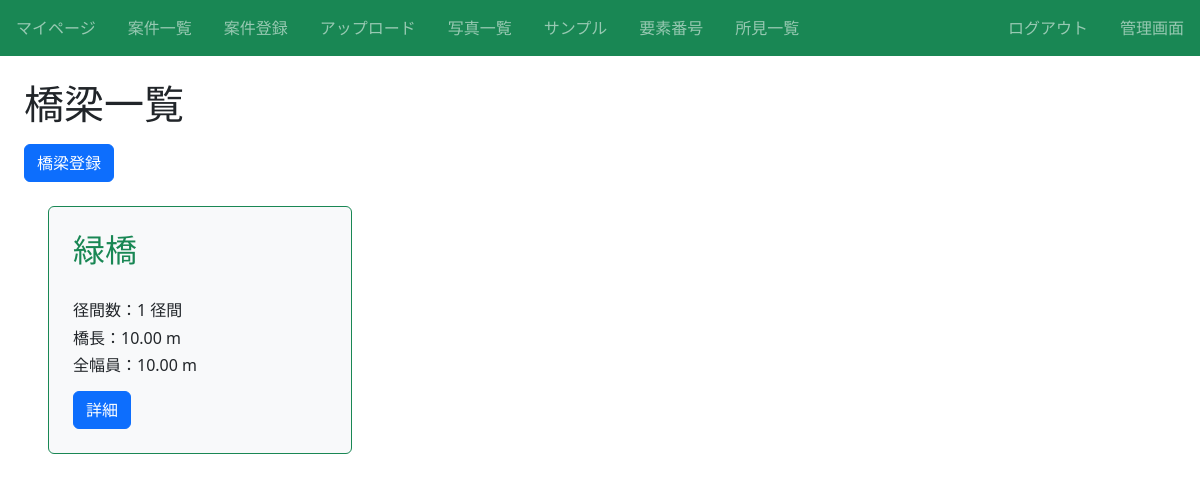
The page /article/4/infra/ (signed in) on the database as committed earlier.
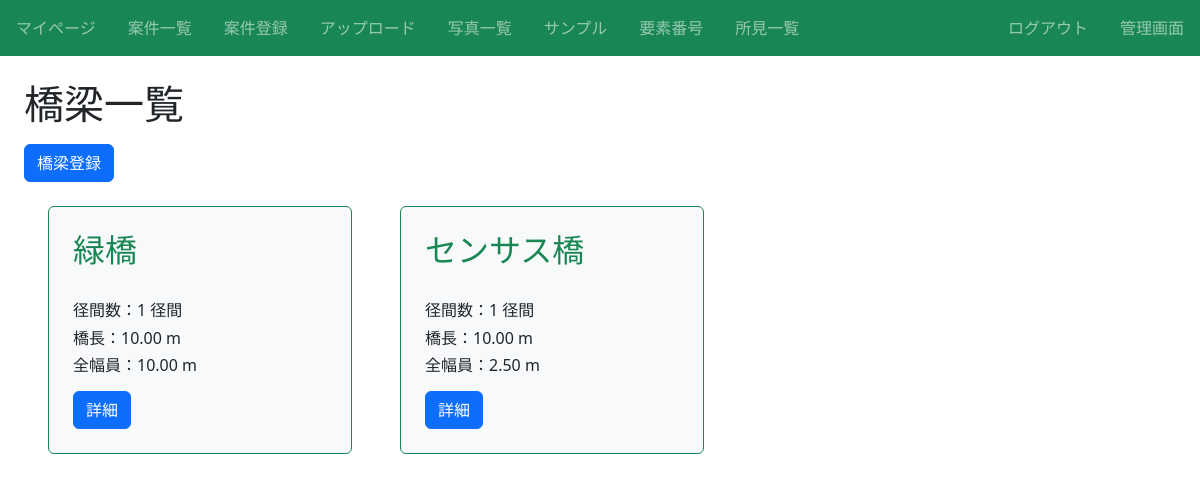
The same page on the database as committed later.
### infra/models.py (models this page shows, shortened)
class Infra(models.Model):
  title = models.CharField(max_length=100)# 橋名
  径間数 = models.IntegerField()# 径間数
  橋長 = models.DecimalField(max_digits=10, decimal_places=2)# 橋長(最大桁数10桁、小数点以下2桁)
  全幅員 = models.DecimalField(max_digits=10, decimal_places=2)# 全幅員(最大桁数10桁、小数点以下2桁)
  路線名 = models.CharField(max_length=50)# 路線名
  latitude = models.CharField(max_length=50, blank=True)# 緯度
  longitude = models.CharField(max_length=50, blank=True)# 経度
  橋梁コード = models.CharField(max_length=50, blank=True)# 橋梁コード
  活荷重 = models.ManyToManyField(LoadWeight)# 活荷重
  等級 = models.ManyToManyField(LoadGrade)# 等級
  適用示方書 = models.ManyToManyField(Rulebook)# 適用示方書
  上部構造形式 = models.CharField(max_length=100)# 上部構造形式
  下部構造形式 = models.CharField(max_length=100)# 下部構造形式
  基礎構造形式 = models.CharField(max_length=100)# 基礎構造形式
  近接方法 = models.ManyToManyField(Approach)# 近接方法
  交通規制 = models.ManyToManyField(Regulation)# 交通規制
  第三者点検 = models.ManyToManyField(Thirdparty)# 第三者点検の有無
  海岸線との距離 = models.CharField(max_length=100)# 海岸線の距離
  路下条件 = models.ManyToManyField(UnderCondition)# 路下条件
  特記事項 = models.CharField(max_length=100, blank=True)# 特記事項
  カテゴリー = models.CharField(max_length=100, choices = CATEGORY)# カテゴリー
  交通量 = models.CharField(max_length=10, blank=True)# 12時間交通量
  大型車混入率 = models.CharField(max_length=10, blank=True)# 大型車混入率
  article = models.ForeignKey(Article, on_delete=models.CASCADE)

### infra/views.py (the view)
# urls.py: path('article/<int:pk>/infra/', views.ListInfraView.as_view(), name='list-infra'),# 対象の一覧
class ListInfraView(LoginRequiredMixin, ListView):
    template_name = 'infra/infra_list.html'
    model = Infra # 使用するモデル「infra」
    def get_queryset(self, **kwargs):
        queryset = super().get_queryset(**kwargs)
        article = Article.objects.get(id = self.kwargs["pk"])
        queryset = queryset.filter(article=article)
        return queryset
    def get_context_data(self, **kwargs):
        kwargs["article_id"] = self.kwargs["pk"]
        return super().get_context_data(**kwargs)

### infra/templates/infra/infra_list.html (shortened to what this page needs)
{% extends "base.html" %}
{% block h1 %}橋梁一覧{% endblock %}
{% block content %}
<div class="mt-3">
  <a href="{% url 'create-infra' pk=article_id %}" class="btn btn-primary">橋梁登録</a>
</div>
<div class="d-flex flex-wrap">
    {% for item in object_list %}
    <div class="p-4 m-4 bg-light border border-success rounded" style="width: 19rem;">
        <h2 class="text-success">{{ item.title }}</h2><br>
        <h6 class="card-text">径間数：{{ item.径間数 }} 径間</h6>
        <h6 class="card-text">橋長：{{ item.橋長 }} m</h6>
        <h6 class="card-text">全幅員：{{ item.全幅員 }} m</h6>
        <div class="mt-3">
            <a href="{% url 'detail-infra' item.pk %}" class="btn btn-primary">詳細</a>
        </div>
    </div>
    {% endfor %}
</div>
{% endblock content %}

Rows that differ between the two databases and show on the page:
added Infra: title "センサス橋", 径間数 "1", 橋長 "10.00", 全幅員 "2.50"
